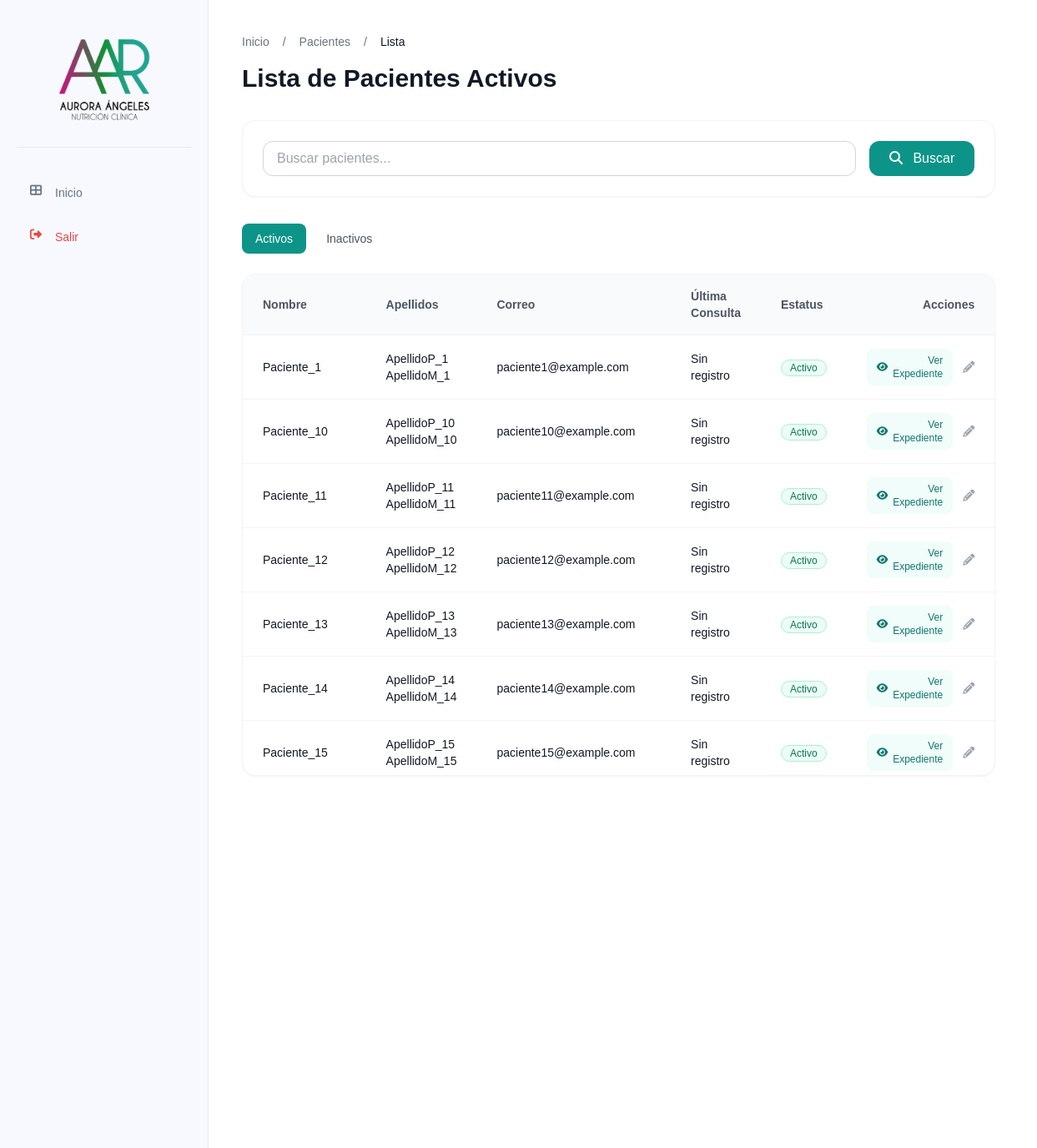
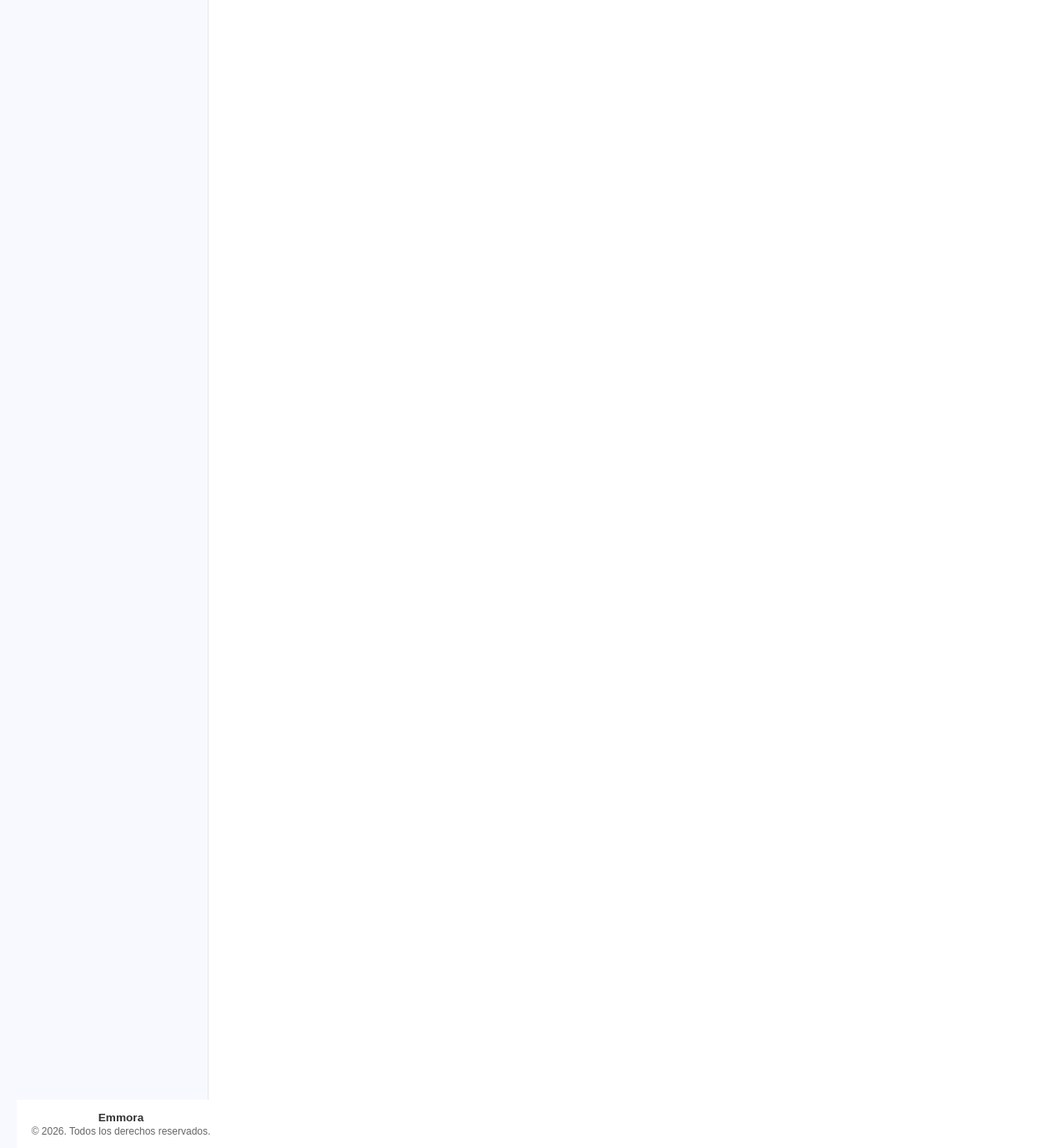
The page /pacientes/activos on the database its author committed (2 pictures, top to bottom).
### tables this page shows
CREATE TABLE pacientes (
    id INTEGER PRIMARY KEY AUTOINCREMENT,
    nombre TEXT NOT NULL,
    apellido_paterno TEXT NOT NULL,
    apellido_materno TEXT NOT NULL,
    genero TEXT NOT NULL CHECK (genero IN ('hombre', 'mujer')),
    fecha_nacimiento DATE NOT NULL,
    telefono TEXT NOT NULL,
    correo TEXT UNIQUE NOT NULL,
    ciudad TEXT NOT NULL,
    fecha_registro TIMESTAMP DEFAULT CURRENT_TIMESTAMP,
    status TEXT NOT NULL DEFAULT 'activo' CHECK (status IN ('activo', 'inactivo'))
);

### app/controllers/pacientes.py (the view)
@pacientes.route('/activos')
def lista_pacientes_activos():
    try:
        busqueda = request.args.get('busqueda', '')
        pacientes = Paciente.buscar(busqueda, status='activo')
        return render_template('pacientes/lista_pacientes.html',
                            pacientes=pacientes,
                            busqueda=busqueda,
                            tipo_lista="activos")
    except Exception as e:
        flash(f'Error al obtener la lista de pacientes: {str(e)}', 'error')
        return redirect(url_for('main.index'))

### app/db.py (called while the page is built)
def get_db():
    if 'db' not in g:
        try:
            db_path = os.environ.get('DATABASE_URL', 'pacientes.db')
            g.db = sqlite3.connect(
                db_path,
                detect_types=sqlite3.PARSE_DECLTYPES
            )
            g.db.row_factory = sqlite3.Row
        except sqlite3.Error as e:
            logger.error(f"Error crítico al conectar con la base de datos SQLite: {e}")
            raise e
    return g.db

def query_db(query, args=(), one=False):
    try:
        cur = get_db().execute(query, args)
        rv = cur.fetchall()
        cur.close()
        return (rv[0] if rv else None) if one else rv
    except sqlite3.Error as e:
        logger.error(f"Error al ejecutar query: {query}. Args: {args}. Detalle: {e}")
        raise e

### app/models/paciente.py (called while the page is built)
    @staticmethod
    def buscar(busqueda, status='activo'):
        if busqueda:
            return query_db('''
                SELECT * FROM pacientes
                WHERE (nombre LIKE ? OR apellido_paterno LIKE ? OR apellido_materno LIKE ?)
                AND status = ?
                ORDER BY nombre
                ''',
                [f'%{busqueda}%', f'%{busqueda}%', f'%{busqueda}%', status])
        else:
            return query_db('SELECT * FROM pacientes WHERE status = ? ORDER BY nombre', [status])

### app/templates/pacientes/lista_pacientes.html (shortened to what this page needs)
{% extends "base/base.html" %}
{% block content %}
<div class="max-w-6xl mx-auto">
    <nav class="flex text-sm text-gray-500 mb-4" aria-label="Breadcrumb">
        <ol class="flex items-center space-x-2">
            <li><a href="{{ url_for('main.index') }}" class="hover:text-teal-600">Inicio</a></li>
            <li><span class="mx-2">/</span></li>
            <li><a href="{{ url_for('pacientes.lista_pacientes_activos') }}" class="hover:text-teal-600">Pacientes</a></li>
            <li><span class="mx-2">/</span></li>
            <li class="text-gray-900 font-medium">Lista</li>
        </ol>
    </nav>
    <div class="mb-8">
        <h1 class="text-3xl font-bold text-gray-900">Lista de Pacientes {{ "Activos" if tipo_lista == "activos" else "Inactivos" }}</h1>
    </div>
    <div class="bg-white p-6 rounded-2xl shadow-sm border border-gray-100 mb-8">
        <form action="{{ url_for('pacientes.lista_pacientes_' + tipo_lista) }}" method="get" class="flex gap-4">
            <input type="text" name="busqueda" placeholder="Buscar pacientes..." value="{{ busqueda }}" class="flex-1 px-4 py-2 border border-gray-300 rounded-xl focus:ring-2 focus:ring-teal-500 focus:border-teal-500 transition">
            <button type="submit" class="px-6 py-2 bg-teal-600 hover:bg-teal-700 text-white rounded-xl font-medium transition">
                <i class="fas fa-search mr-2"></i> Buscar
            </button>
        </form>
    </div>
    <div class="flex gap-2 mb-6">
        <a href="{{ url_for('pacientes.lista_pacientes_activos') }}" class="px-4 py-2 rounded-lg text-sm font-medium transition {{ 'bg-teal-600 text-white' if tipo_lista == 'activos' else 'bg-white text-gray-600 hover:bg-gray-50' }}">Activos</a>
        <a href="{{ url_for('pacientes.lista_pacientes_inactivos') }}" class="px-4 py-2 rounded-lg text-sm font-medium transition {{ 'bg-teal-600 text-white' if tipo_lista == 'inactivos' else 'bg-white text-gray-600 hover:bg-gray-50' }}">Inactivos</a>
    </div>
    <div class="bg-white rounded-2xl shadow-sm border border-gray-100 overflow-hidden">
        <div class="overflow-x-auto max-h-[600px] overflow-y-auto custom-scrollbar">
            <table class="w-full text-left relative">
                <thead class="bg-gray-50 border-b border-gray-100 sticky top-0 z-10">
                    <tr>
                        <th class="px-6 py-4 text-sm font-semibold text-gray-600">Nombre</th>
                        <th class="px-6 py-4 text-sm font-semibold text-gray-600">Apellidos</th>
                        <th class="px-6 py-4 text-sm font-semibold text-gray-600">Correo</th>
                        <th class="px-6 py-4 text-sm font-semibold text-gray-600">Última Consulta</th>
                        <th class="px-6 py-4 text-sm font-semibold text-gray-600">Estatus</th>
                        <th class="px-6 py-4 text-sm font-semibold text-gray-600 text-right">Acciones</th>
                    </tr>
                </thead>
                <tbody class="divide-y divide-gray-100">
                    {% for paciente in pacientes %}
                    <tr class="hover:bg-gray-50 transition">
                        <td class="px-6 py-4 text-sm text-gray-900">{{ paciente['nombre'] }}</td>
                        <td class="px-6 py-4 text-sm text-gray-900">{{ paciente['apellido_paterno'] }} {{ paciente['apellido_materno'] }}</td>
                        <td class="px-6 py-4 text-sm text-gray-900">{{ paciente['correo'] }}</td>
                        <td class="px-6 py-4 text-sm text-gray-900">{{ paciente['ultima_consulta']|format_date if paciente['ultima_consulta'] else 'Sin registro' }}</td>
                        <td class="px-6 py-4 text-sm">
                            {% if paciente['status']|lower == 'activo' %}
                                <span class="bg-emerald-50 text-emerald-700 border border-emerald-200 font-medium px-2.5 py-0.5 rounded-full capitalize text-xs">Activo</span>
                            {% else %}
                                <span class="bg-slate-100 text-slate-600 border border-slate-200 font-medium px-2.5 py-0.5 rounded-full capitalize text-xs">Inactivo</span>
                            {% endif %}
                        </td>
                        <td class="px-6 py-4 text-sm text-right">
                            <div class="flex items-center justify-end gap-3">
                                <a href="{{ url_for('pacientes.detalle_paciente', id=paciente['id']) }}" class="inline-flex items-center gap-1.5 px-3 py-1.5 bg-teal-50 hover:bg-teal-100 text-teal-700 rounded-lg text-xs font-medium transition">
                                    <i class="fas fa-eye"></i> Ver Expediente
                                </a>
                                <a href="{{ url_for('pacientes.editar_paciente', id=paciente['id']) }}" class="text-gray-400 hover:text-teal-600 transition" title="Editar">
                                    <i class="fas fa-pencil-alt"></i>
                                </a>
                            </div>
                        </td>
                    </tr>
                    {% endfor %}
                </tbody>
            </table>
        </div>
    </div>
</div>
{% endblock %}

### app/templates/base/base.html (shortened to what this page needs)
<!DOCTYPE html>
<html lang="es">
<head>
    <link rel="stylesheet" href="{{ url_for('static', filename='css/components/base.css') }}">
    <link rel="stylesheet" href="{{ url_for('static', filename='css/components/_forms.css') }}">
    <link rel="stylesheet" href="{{ url_for('static', filename='css/components/_tables.css') }}">
    <link rel="stylesheet" href="{{ url_for('static', filename='css/components/_buttons.css') }}">
    <link rel="stylesheet" href="{{ url_for('static', filename='css/components/_cards.css') }}">
    <link rel="stylesheet" href="{{ url_for('static', filename='css/components/_tabs.css') }}">
    <link rel="stylesheet" href="{{ url_for('static', filename='css/components/_modal.css') }}">
    <link rel="stylesheet" href="{{ url_for('static', filename='css/components/_sidebar.css') }}">
    <script src="https://cdn.tailwindcss.com"></script>
    <link rel="stylesheet" href="{{ url_for('static', filename='css/style.css') }}">
    <link href="https://cdnjs.cloudflare.com/ajax/libs/font-awesome/6.4.0/css/all.min.css" rel="stylesheet">
</head>
<body>
    <div class="container" x-data="{ menuOpen: false }">
        <nav class="sidebar">
            <div class="sidebar__header">
                <img src="{{ url_for('static', filename='img/logos/logo.png') }}"
                        alt="Sistema de Pacientes"
                        class="sidebar__logo"
                        onerror="this.onerror=null; this.src='{{ url_for('static', filename='img/logos/default-logo.png') }}'">
            </div>
            <ul class="sidebar__list">
                <li class="sidebar__item">
                    <a href="{{ url_for('main.index') }}" class="sidebar__link">
                        <i class="fas fa-th-large sidebar__icon"></i> Inicio
                    </a>
                </li>
                <li class="sidebar__item">
                    <a href="{{ url_for('auth.logout') }}" class="sidebar__link text-red-500">
                        <i class="fas fa-sign-out-alt sidebar__icon"></i> Salir
                    </a>
                </li>
            </ul>
            <div class="sidebar-footer">
                <div class="footer-content">
                    <p>Emmora</p>
                    <p>&copy; 2026. Todos los derechos reservados.</p>
                </div>
            </div>
        </nav>
        <main class="p-6 md:p-10 space-y-10">
            {% block content %}{% endblock %}
        </main>
    </div>
</body>
</html>

### app/static/css/components/base.css (style rules this page uses)
.sidebar__header { padding: 1rem; text-align: center; border-bottom: 1px solid rgba(255, 255, 255, 0.1); min-height: 80px; display: flex; align-items: center; justify-content: center; }
.sidebar__logo { max-width: 150px; height: auto; display: block; margin: 0 auto; }

### app/static/css/components/_tables.css (style rules this page uses)
.text-right { text-align: right; }

### app/static/css/components/_sidebar.css (style rules this page uses)
.sidebar-footer { position: fixed; bottom: 0; width: 250px; padding: 0.5rem; border-top: 1px solid rgba(255, 255, 255, 0.1); background-color: #fff; z-index: 100; }
.footer-content { text-align: center; color: #666; font-size: 0.75rem; padding: 5px 0; }
.footer-content p { margin: 0; line-height: 1.2; }
.footer-content p:first-child { font-weight: 600; font-size: 0.85rem; color: #333; }
.sidebar__list { margin-bottom: 60px; }

### app/static/css/style.css (style rules this page uses)
body { font-family: Arial, sans-serif; margin: 0; padding: 0; color: #2c3e50; }
.container { display: grid; grid-template-columns: 250px 1fr; min-height: 100vh; }
.sidebar { width: 250px; background-color: #f8f9fe; padding: 20px; transition: all 0.3s ease; border-right: 1px solid #e5e7eb; }
.sidebar__list { list-style-type: none; padding: 0; margin-top: 2rem; }
.sidebar__item { margin-bottom: 0.5rem; }
.sidebar__link { text-decoration: none; color: #64748b; display: flex; align-items: center; padding: 0.75rem 1rem; border-radius: 0.5rem; transition: all 0.3s ease; font-size: 0.875rem; }
.sidebar__icon { margin-right: 10px; width: 20px; height: 20px; display: flex; align-items: center; justify-content: center; }
.sidebar__header { padding: 1rem; text-align: center; border-bottom: 1px solid #e5e7eb; margin-bottom: 1.5rem; }
.sidebar__logo { max-width: 150px; height: auto; display: block; margin: 0 auto; }
.text-right { text-align: right; }

### rows shown on the page
pacientes: nombre "Paciente_1", apellido_paterno "ApellidoP_1", apellido_materno "ApellidoM_1", correo "paciente1@example.com", ultima_consulta "Sin registro", status "Activo"
pacientes: nombre "Paciente_10", apellido_paterno "ApellidoP_10", apellido_materno "ApellidoM_10", correo "paciente10@example.com", ultima_consulta "Sin registro", status "Activo"
pacientes: nombre "Paciente_11", apellido_paterno "ApellidoP_11", apellido_materno "ApellidoM_11", correo "paciente11@example.com", ultima_consulta "Sin registro", status "Activo"
pacientes: nombre "Paciente_12", apellido_paterno "ApellidoP_12", apellido_materno "ApellidoM_12", correo "paciente12@example.com", ultima_consulta "Sin registro", status "Activo"
pacientes: nombre "Paciente_13", apellido_paterno "ApellidoP_13", apellido_materno "ApellidoM_13", correo "paciente13@example.com", ultima_consulta "Sin registro", status "Activo"
pacientes: nombre "Paciente_14", apellido_paterno "ApellidoP_14", apellido_materno "ApellidoM_14", correo "paciente14@example.com", ultima_consulta "Sin registro", status "Activo"
pacientes: nombre "Paciente_15", apellido_paterno "ApellidoP_15", apellido_materno "ApellidoM_15", correo "paciente15@example.com", ultima_consulta "Sin registro", status "Activo"

### other values the page prints
{{ "Activos" if tipo_lista == "activos" else "Inactivos" }} "Activos"
